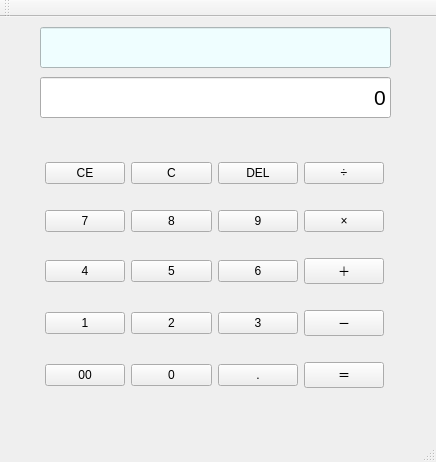
<?xml version="1.0" encoding="UTF-8"?>
<ui version="4.0">
 <class>MainWindowClass</class>
 <widget class="QMainWindow" name="MainWindowClass">
  <property name="geometry">
   <rect>
    <x>0</x>
    <y>0</y>
    <width>436</width>
    <height>462</height>
   </rect>
  </property>
  <property name="minimumSize">
   <size>
    <width>436</width>
    <height>462</height>
   </size>
  </property>
  <property name="maximumSize">
   <size>
    <width>436</width>
    <height>462</height>
   </size>
  </property>
  <property name="windowTitle">
   <string>Calculator</string>
  </property>
  <widget class="QWidget" name="centralWidget">
   <widget class="QLineEdit" name="lblDisplay">
    <property name="geometry">
     <rect>
      <x>40</x>
      <y>60</y>
      <width>351</width>
      <height>41</height>
     </rect>
    </property>
    <property name="font">
     <font>
      <pointsize>16</pointsize>
     </font>
    </property>
    <property name="text">
     <string>0</string>
    </property>
    <property name="alignment">
     <set>Qt::AlignmentFlag::AlignRight|Qt::AlignmentFlag::AlignTrailing|Qt::AlignmentFlag::AlignVCenter</set>
    </property>
    <property name="readOnly">
     <bool>true</bool>
    </property>
   </widget>
   <widget class="QWidget" name="layoutWidget">
    <property name="geometry">
     <rect>
      <x>40</x>
      <y>120</y>
      <width>349</width>
      <height>281</height>
     </rect>
    </property>
    <layout class="QGridLayout" name="gridLayout">
     <property name="sizeConstraint">
      <enum>QLayout::SizeConstraint::SetDefaultConstraint</enum>
     </property>
     <property name="leftMargin">
      <number>5</number>
     </property>
     <property name="topMargin">
      <number>5</number>
     </property>
     <property name="rightMargin">
      <number>5</number>
     </property>
     <property name="bottomMargin">
      <number>5</number>
     </property>
     <property name="spacing">
      <number>6</number>
     </property>
     <item row="0" column="0">
      <widget class="QPushButton" name="btnClearEntry">
       <property name="text">
        <string>CE</string>
       </property>
      </widget>
     </item>
     <item row="0" column="1">
      <widget class="QPushButton" name="btnClear">
       <property name="text">
        <string>C</string>
       </property>
      </widget>
     </item>
     <item row="0" column="2">
      <widget class="QPushButton" name="btnDel">
       <property name="text">
        <string>DEL</string>
       </property>
      </widget>
     </item>
     <item row="0" column="3">
      <widget class="QPushButton" name="btnDiv">
       <property name="text">
        <string>÷</string>
       </property>
      </widget>
     </item>
     <item row="1" column="0">
      <widget class="QPushButton" name="btnDigit7">
       <property name="text">
        <string>7</string>
       </property>
      </widget>
     </item>
     <item row="1" column="1">
      <widget class="QPushButton" name="btnDigit8">
       <property name="text">
        <string>8</string>
       </property>
      </widget>
     </item>
     <item row="1" column="2">
      <widget class="QPushButton" name="btnDigit9">
       <property name="text">
        <string>9</string>
       </property>
      </widget>
     </item>
     <item row="1" column="3">
      <widget class="QPushButton" name="btnMul">
       <property name="text">
        <string>×</string>
       </property>
      </widget>
     </item>
     <item row="2" column="0">
      <widget class="QPushButton" name="btnDigit4">
       <property name="text">
        <string>4</string>
       </property>
      </widget>
     </item>
     <item row="2" column="1">
      <widget class="QPushButton" name="btnDigit5">
       <property name="text">
        <string>5</string>
       </property>
      </widget>
     </item>
     <item row="2" column="2">
      <widget class="QPushButton" name="btnDigit6">
       <property name="text">
        <string>6</string>
       </property>
      </widget>
     </item>
     <item row="2" column="3">
      <widget class="QPushButton" name="btnAdd">
       <property name="text">
        <string>＋</string>
       </property>
      </widget>
     </item>
     <item row="3" column="0">
      <widget class="QPushButton" name="btnDigit1">
       <property name="text">
        <string>1</string>
       </property>
      </widget>
     </item>
     <item row="3" column="1">
      <widget class="QPushButton" name="btnDigit2">
       <property name="text">
        <string>2</string>
       </property>
      </widget>
     </item>
     <item row="3" column="2">
      <widget class="QPushButton" name="btnDigit3">
       <property name="text">
        <string>3</string>
       </property>
      </widget>
     </item>
     <item row="3" column="3">
      <widget class="QPushButton" name="btnSub">
       <property name="text">
        <string>－</string>
       </property>
      </widget>
     </item>
     <item row="4" column="0">
      <widget class="QPushButton" name="btnDigit00">
       <property name="text">
        <string>00</string>
       </property>
      </widget>
     </item>
     <item row="4" column="1">
      <widget class="QPushButton" name="btnDigit0">
       <property name="text">
        <string>0</string>
       </property>
      </widget>
     </item>
     <item row="4" column="2">
      <widget class="QPushButton" name="btnDot">
       <property name="text">
        <string>.</string>
       </property>
      </widget>
     </item>
     <item row="4" column="3">
      <widget class="QPushButton" name="btnEquals">
       <property name="text">
        <string>＝</string>
       </property>
      </widget>
     </item>
    </layout>
   </widget>
   <widget class="QLineEdit" name="lblLeftDisplay">
    <property name="geometry">
     <rect>
      <x>40</x>
      <y>10</y>
      <width>351</width>
      <height>41</height>
     </rect>
    </property>
    <property name="font">
     <font>
      <pointsize>11</pointsize>
     </font>
    </property>
    <property name="styleSheet">
     <string notr="true">background-color: rgb(239, 254, 255);</string>
    </property>
    <property name="text">
     <string/>
    </property>
    <property name="alignment">
     <set>Qt::AlignmentFlag::AlignRight|Qt::AlignmentFlag::AlignTrailing|Qt::AlignmentFlag::AlignVCenter</set>
    </property>
    <property name="readOnly">
     <bool>true</bool>
    </property>
   </widget>
  </widget>
  <widget class="QMenuBar" name="menuBar">
   <property name="geometry">
    <rect>
     <x>0</x>
     <y>0</y>
     <width>436</width>
     <height>21</height>
    </rect>
   </property>
  </widget>
  <widget class="QToolBar" name="mainToolBar">
   <attribute name="toolBarArea">
    <enum>TopToolBarArea</enum>
   </attribute>
   <attribute name="toolBarBreak">
    <bool>false</bool>
   </attribute>
  </widget>
  <widget class="QStatusBar" name="statusBar"/>
 </widget>
 <layoutdefault spacing="6" margin="11"/>
 <resources/>
 <connections/>
</ui>
